Frame 1 (no input): blank canvas, image omitted
Frame 60 (the mouse pressed at the canvas centre just before this capture): blank canvas, image omitted
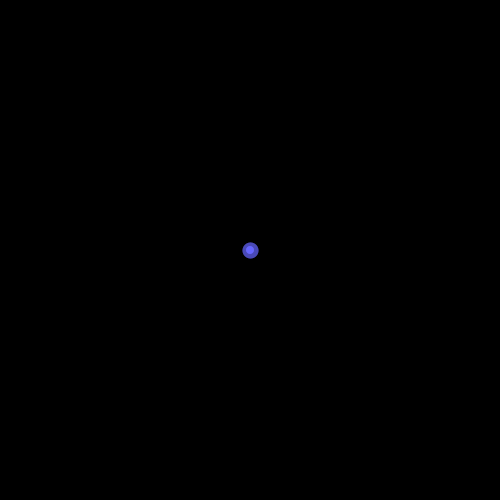
Frame 120 (the mouse held since frame 60 and released just before this capture)

The Processing sketch whose frames 1 and 60 were blank and that drew this single picture after the mouse press (run headless with seeded random() and noise(); from frame 60 on, the mouse is pressed at the canvas centre):

// Processing sketch: magnetic
// ── magnetic.pde
/* OpenProcessing Tweak of *@*http://www.openprocessing.org/sketch/6884*@* */
/* !do not delete the line above, required for linking your tweak if you re-upload */


/////////////////////////////
//                         //
//    Magnetic Bubbles     //
//                         //
/////////////////////////////

// (c) Martin Schneider 2010


color  bg0 = 0, bg1 = 255, c1 = #ff6666, c2 = #6666ff;
boolean dark = true;
int maxiter = 10;
int minsize = 8;
int maxsize = 50;
int cellwall = 8;

ArrayList bubbles = new ArrayList();
float x1, y1, r;
float w, h;


void setup() {
  size(500, 500);
  w = width/2;
  h = height/2;
  background(dark ? bg0: bg1);
  smooth();
}


void draw() {
  
  int n = bubbles.size();

  noStroke();
  fill(dark ? bg0 : bg1, 100);
  rect(0, 0, width, height);
    
  // move bubbles
  for(int i=0; i<n; i++) getBubble(i).move();
  
  // resolve collisions
  boolean c = true;
  for(int cc=0; cc<maxiter & c; cc++) {
    c = false;
    for(int i=0; i<n; i++) c |= getBubble(i).collide();
  } 
 
  // draw bubbles
  for(int i=0; i<n; i++) getBubble(i).draw();
  
  interact();
}


/// user interaction 

void interact() {
  if(mousePressed) {
   bubble(x1, y1, r, mouseButton == LEFT ? c1 : c2); 
  }
}

void mousePressed() {
  x1 = mouseX;
  y1 = mouseY;
  r = minsize;
}

void mouseDragged() {
  r = constrain(dist(x1, y1, mouseX, mouseY), minsize, maxsize);
}

void mouseReleased() {
  bubbles.add(new Bubble(x1, y1, r, mouseButton==LEFT ? +1: -1));
}

void keyPressed() {
  switch(key) {
    case 'r': bubbles = new ArrayList(); break;
    case 'w': dark = !dark; break;
  }
}


// helper functions

Bubble getBubble(int i) {
  return (Bubble) bubbles.get(i);
}

void bubble(float x, float y, float r, color c) {
  fill(c);
  strokeWeight(cellwall); stroke(c, 128);
  ellipse(x, y, 2*r-cellwall, 2*r-cellwall);
}



// ── bubbles.pde


class Bubble {
  
  float x, y, r;
  int c;
 
  Bubble(float _x, float _y, float _r, int _c) {
    x = _x;
    y = _y;
    r = _r;
    c = _c; 
  }

  void move() {
    
    // attract to opposite charges
    int n = bubbles.size();
    for(int i=0; i<n; i++)  {
      Bubble a = getBubble(i);
      if(a==this) continue;
      float d = dist(x, y, a.x, a.y);
      float dd = min(500 / d, 1) * a.r * a.r / r / r; 
      float f = (c != a.c) ? dd : -dd;
      float dir = atan2(a.y-y, a.x-x);
      x += f * cos(dir) ;
      y += f * sin(dir) ;
    }
   
  }
  
  boolean collide() {
    
    boolean c = false;
  
    // bubble collisions
    for(int i=0; i<bubbles.size(); i++)  {
      c |= collide(getBubble(i));
    }
   
    // wall collisions
    if(x<r)  { x=r ; c = true; }
    if(x>width-r) { x = width-r; c = true; }
    if(y<r) { y = r; c = true; }
    if(y>height-r) { y = height-r; c = true; }
      
    return c;
    
  }
  
  boolean collide(Bubble a) {
    
    if(a == this) return false;  // no self collision

    float d = dist(x, y, a.x, a.y);
    float rr =  r + a.r;
    
    // correct bubble positions
    if (d<rr) {
      float t = (rr-d)/rr;
      float dx =  t * (x-a.x);
      float dy =  t * (y-a.y);
      x += dx; y += dy;
      a.x -= dx; a.y -= dy;
      return true;
    }
    return false;
  }
     
  void draw() {
    bubble(x, y, r, c>0 ? c1 : c2);
  }
  
}
